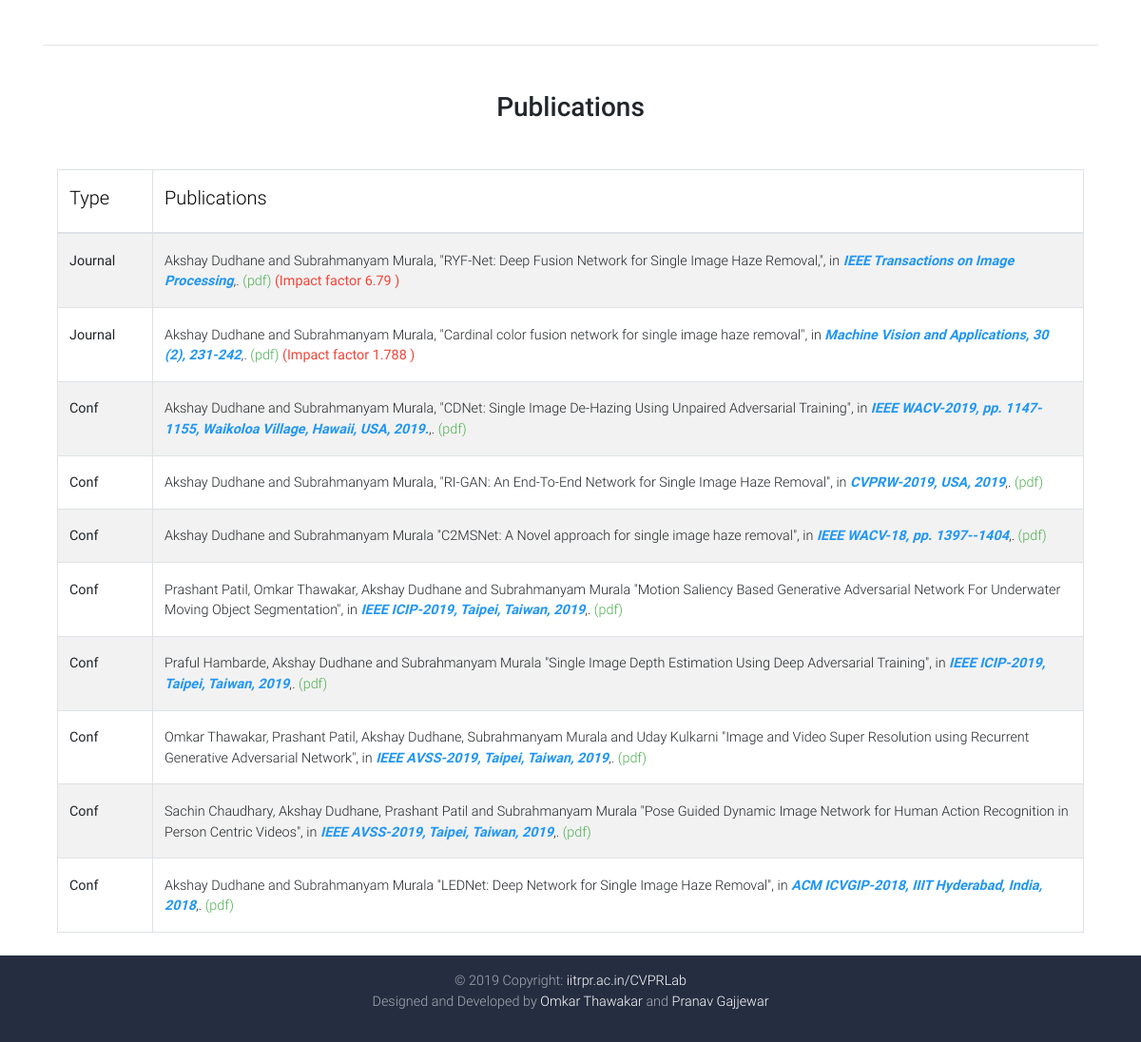
Before: /4/my_blog/ (lower part) with the older database file.
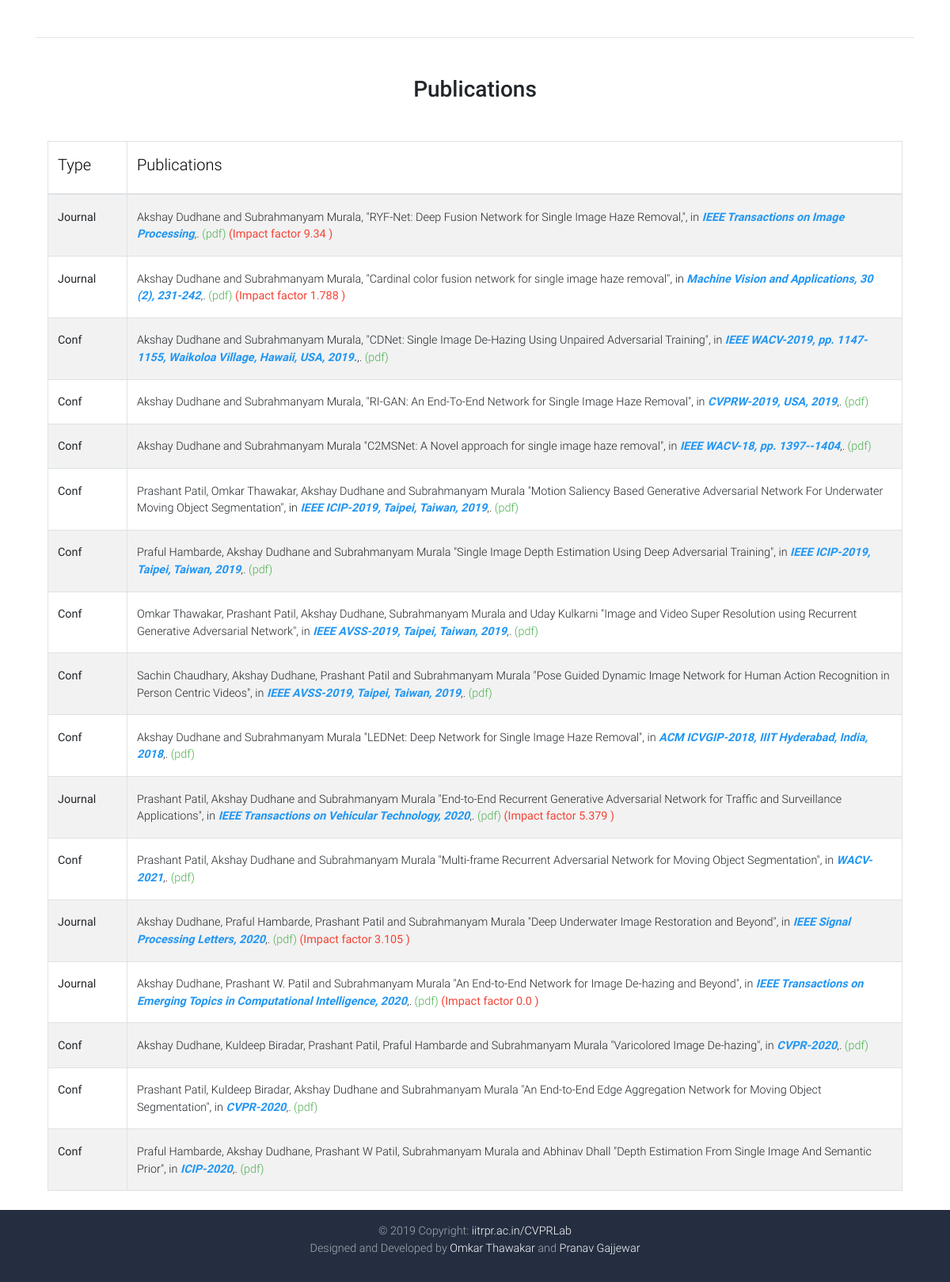
After: the same page with the newer database file.
### labsite/models.py (models this page shows, shortened)
class Publication(models.Model):
    title = models.CharField(max_length=500)
    authors = models.CharField(max_length=500)
    type = models.CharField(max_length=100, choices=[('Conf', 'Conference'), ('Journal', 'Journal')])
    publisher = models.CharField(max_length=100)
    date = models.DateField(default=datetime.datetime.now)
    pdf = models.CharField(max_length=1000, blank=True, default='')
    code = models.CharField(max_length=1000, blank=True, default='')
    impact_factor = models.FloatField(max_length=5, blank=True, default='')

### labsite/views.py (the view)
# urls.py: url(r'^(?P<user_id>[0-9]+)/my_blog/$', views.MyBlog, name='my_blog'),
def MyBlog(request, user_id):
    user = get_object_or_404(User, pk=user_id)
    member = Member.objects.get(user=user)
    scholar = ResearchScholar.objects.get(member=member)
    pubs = Publication.objects.all()
    objectives = scholar.objectives.split(',')
    publications = pubs.filter(
        Q(authors__contains=user.first_name + ' ' + user.last_name )
    ).distinct()
    return render(request, template_name='labsite/myblog.html', context={'scholar': scholar , 'publications':publications, 'objectives':objectives})

### labsite/templates/labsite/myblog.html (shortened to what this page needs)
{% extends 'labsite/base.html' %}
{% load static %}
{% block content %}
    <main class="mt-5 pt-5">
        <div class="container">
            <hr class="my-5">
            <section>
                <h2 class="my-5 h3 text-center">Publications</h2>
                <div class="container">
                <div vlass="'row">
                          <table class="table table-bordered table-striped mb-0">
                            <thead>
                              <tr>
                                <th scope="col" width="100px"><h5 class="black-text">Type</h5></th>
                                <th scope="col"><h5 class="black-text">Publications</h5></th>
                              </tr>
                            </thead>
                            <tbody>
                            {% for pub in publications %}
                              <tr>
                                <th scope="row">{{ pub.type }}</th>
                                  {% if pub.type == "Journal" %}
                                    <td>
                                        {{ pub.authors }} "{{ pub.title }}", in <i class="blue-text font-weight-bold">{{ pub.publisher }}</i>,{{ pub.year }}.<a class="green-text" href="{{ pub.pdf }}"> (pdf)</a> <b class="red-text"> (Impact factor {{ pub.impact_factor }} )</b>
                                    </td>
                                  {% else %}
                                    <td>
                                        {{ pub.authors }} "{{ pub.title }}", in <i class="blue-text font-weight-bold">{{ pub.publisher }}</i>,{{ pub.year }}.<a class="green-text" href="{{ pub.pdf }}"> (pdf)</a>
                                    </td>
                                  {% endif %}
                              </tr>
                            {% endfor %}
                            </tbody>
                          </table>
                        </div>
                      </div>
                    </div>
                <br>
    </main>
{% endblock %}

### labsite/templates/labsite/base.html (shortened to what this page needs)
<!DOCTYPE html>
<html lang="en">
<head>
    {% load static %}
    <link rel="stylesheet" href="https://use.fontawesome.com/releases/v5.8.2/css/all.css">
    <link href="{% static 'labsite/css/bootstrap.min.css' %}" rel="stylesheet">
    <link href="{% static 'labsite/css/mdb.min.css' %}" rel="stylesheet">
    <link href="{% static 'labsite/css/style.min.css' %}" rel="stylesheet">
</head>
<body style="height: 100%">
{% block content %}
{% endblock %}
    <footer class="page-footer text-center font-small mdb-color darken-2 wow fadeIn position-relative">
        <div class="footer-copyright py-3">
            © 2019 Copyright:
            <a href="https://iitrpr.cvpr.in/" target="_blank"> iitrpr.ac.in/CVPRLab </a>
            <p>Designed and Developed by
            <a href="http://omkarthawakar.github.io" target="_blank">Omkar Thawakar </a>
            and
            <a href="https://github.com/Cartmanishere" target="_blank">Pranav Gajjewar </a>
            </p>
        </div>
    </footer>
</body>
</html>

Changed rows visible on the page:
changed Publication "RYF-Net: Deep Fusion Network for Single Image Haze Removal,": impact_factor "6.79" → "9.34"
added Publication: type "Journal", authors "Prashant Patil, Akshay Dudhane and Subrahmanyam Murala", title "End-to-End Recurrent Generative Adversarial Network for Traffic and Surveillance Applications", publisher "IEEE Transactions on Vehicular Technology, 2020", impact_factor "5.379"
added Publication: type "Conf", authors "Prashant Patil, Akshay Dudhane and Subrahmanyam Murala", title "Multi-frame Recurrent Adversarial Network for Moving Object Segmentation", publisher "WACV-2021"
added Publication: type "Journal", authors "Akshay Dudhane, Praful Hambarde, Prashant Patil and Subrahmanyam Murala", title "Deep Underwater Image Restoration and Beyond", publisher "IEEE Signal Processing Letters, 2020", impact_factor "3.105"
added Publication: type "Journal", authors "Akshay Dudhane, Prashant W. Patil and Subrahmanyam Murala", title "An End-to-End Network for Image De-hazing and Beyond", publisher "IEEE Transactions on Emerging Topics in Computational Intelligence, 2020", impact_factor "0.0"
added Publication: type "Conf", authors "Akshay Dudhane, Kuldeep Biradar, Prashant Patil, Praful Hambarde and Subrahmanyam Murala", title "Varicolored Image De-hazing", publisher "CVPR-2020"
added Publication: type "Conf", authors "Prashant Patil, Kuldeep Biradar, Akshay Dudhane and Subrahmanyam Murala", title "An End-to-End Edge Aggregation Network for Moving Object Segmentation", publisher "CVPR-2020"
added Publication: type "Conf", authors "Praful Hambarde, Akshay Dudhane, Prashant W Patil, Subrahmanyam Murala and Abhinav Dhall", title "Depth Estimation From Single Image And Semantic Prior", publisher "ICIP-2020"
